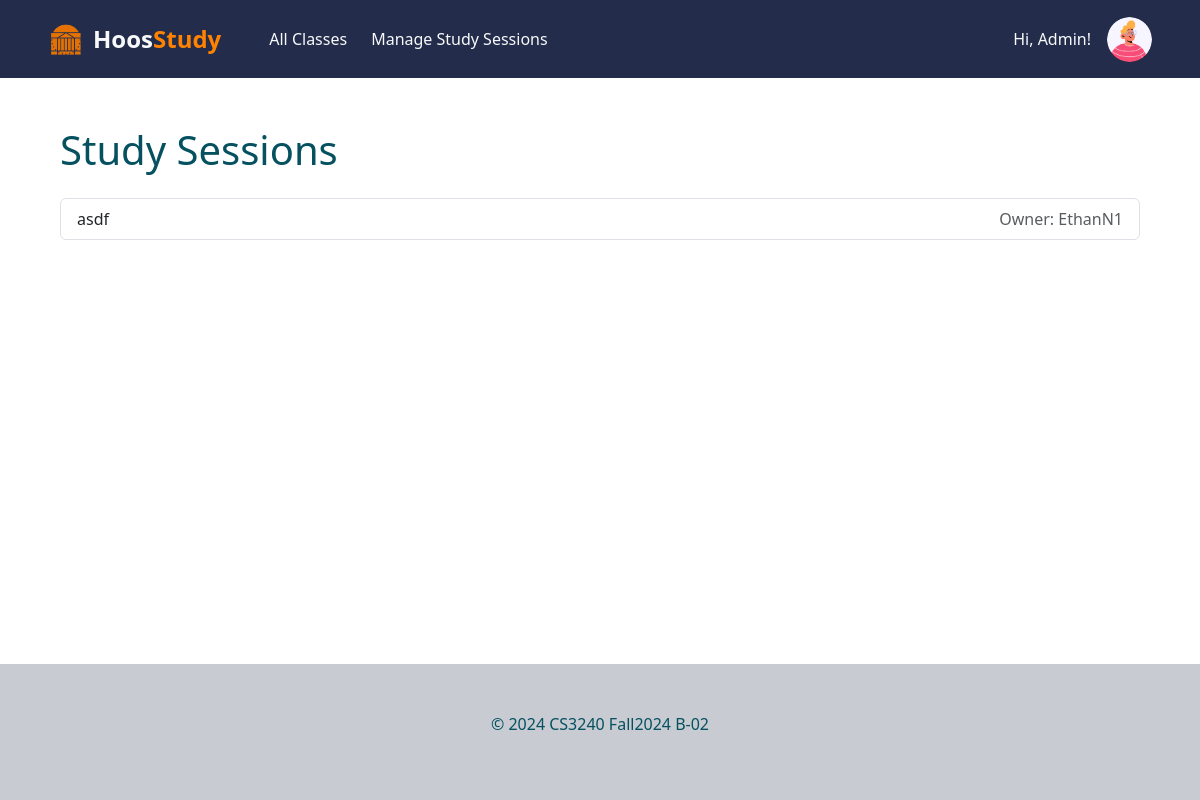
Screenshot of /all-study-session-preview/ (signed in) with the database file from the repository.
### hoos_study_app/models.py (models this page shows, shortened)
class User(AbstractUser):
    YEAR_CHOICES = [
        ('1', 'First Year'),
        ('2', 'Second Year'),
        ('3', 'Third Year'),
        ('4', 'Fourth Year'),
    ]
    is_pma_admin = models.BooleanField(default=False)
    year = models.CharField(max_length=1, choices=YEAR_CHOICES,  null=True, blank=True)
    profile_picture = models.ImageField(
        upload_to='profile_pictures/', null=True, blank=True,
        validators=[validate_file_extension, validate_file_size],
        default=random_profile_picture
    )

class StudySession(models.Model): #what we need to keep track of in the tables
    name = models.CharField('Study Session Name', max_length=200)
    course_name = models.ForeignKey(Course, on_delete=models.CASCADE)
    date = models.DateTimeField('Study Session Date')
    created_by = models.CharField(max_length=200)
    owner = models.ForeignKey(User, on_delete=models.CASCADE, related_name="owned_sessions", null=True, blank=True)
    description = models.CharField(max_length=400)
    location_name = models.CharField('Study Session Location', max_length=200)
    room_number = models.CharField(max_length=50, null=True, blank = True, default="No room number provided")
    description_of_location = models.CharField(max_length=400 )
    attendees = models.ManyToManyField(User, related_name="study_session") # now allows users to sign up for many sessions

### hoos_study_app/views.py (the view)
# urls.py: path("all-study-session-preview/", views.anon_list_study_sessions, name="all-study-sessions-preview"),
def anon_list_study_sessions(request):
    study_sessions = StudySession.objects.all()
    return render(request, 'hoos_study_app/anon_study_sessions_list.html', {'study_sessions': study_sessions})

### hoos_study_app/templates/hoos_study_app/anon_study_sessions_list.html (shortened to what this page needs)
{% extends "base.html" %}
{% block content %}
<div class="container my-4">
    <h1 class="mb-4">Study Sessions</h1>
    <ul class="list-group">
        {% for session in study_sessions %}
            <li class="list-group-item d-flex justify-content-between align-items-center">
                <span>{{ session.name }}</span>
                <span class="text-muted">Owner: {{ session.owner.username }}</span>
            </li>
        {% empty %}
            <li class="list-group-item text-muted">No study sessions available.</li>
        {% endfor %}
    </ul>
</div>
{% endblock %}

### hoos_study_app/templates/base.html (shortened to what this page needs)
<!DOCTYPE html>
<html lang="en">
<head>
    {% load static %}
    <link rel="stylesheet" href="{% static 'hoos_study_app/css/styles.css' %}">
    <link href="https://cdn.jsdelivr.net/npm/bootstrap@5.3.3/dist/css/bootstrap.min.css" rel="stylesheet"
>
    <link rel="stylesheet" href="https://cdn.jsdelivr.net/npm/bootstrap-icons@1.11.3/font/bootstrap-icons.min.css">
</head>
<body class="d-flex flex-column min-vh-100">
  <header class="navbar navbar-expand-lg py-3" style="background-color: #232D4B;">
    <nav class="container-xxl px-5">
      <div class="collapse navbar-collapse text-light" id="navbarToggler">
        <a class="navbar-brand d-flex align-items-center me-5 fw-bold text-light" href="{% url 'hoos_study_app:home' %}" style="text-decoration: none;">
            <img src="{% static 'hoos_study_app/img/rotundaIcon.png' %}"
                alt="Rotunda Icon"
                style="width: 35px; height: 35px; margin-right: 10px;">
            <span style="font-size: 1.5rem; font-weight: bold;">Hoos<span style="color: #FF8200;">Study</span></span>
        </a>
        <a class="nav-link me-4" href="{% url 'hoos_study_app:class-list' %}">
          All Classes
        </a>
        {% if user.is_pma_admin %}
        <a class="nav-link me-4" href="{% url 'hoos_study_app:pma-manage-study-sessions' %}">
          Manage Study Sessions
        </a>
        {% endif %}
      </div>
      <div class="ms-auto">
        {% if user.is_authenticated %}
        <div class="d-flex align-items-center text-light">
          <p class="me-3 mb-0">Hi, {{ user.first_name }}!</p>
          <div id="profile-picture-dropdown" class="nav-item dropdown">
            <a class="nav-link dropdown-toggle" href="#" role="button" data-bs-toggle="dropdown" aria-expanded="false">
              <img id="profile-picture"
                 class="rounded-circle"
                 src="{% if user.profile_picture %}{{ user.profile_picture.url }}{% endif %}"
                 style="width: 45px; height: 45px; object-fit: cover;">
            </a>
          </div>
        </div>
        {% else %}
          <a href="{% url 'account_login' %}" class="btn btn-light">
            <i class="bi bi-box-arrow-in-right me-1"></i>
            Log In
          </a>
        {% endif %}
      </div>
    </nav>
  </header>
  {% block main %}
  <div id="content" class="container-xxl px-5 flex-grow-1 my-4 text-info-emphasis">
    {% block content %}{% endblock %}
  </div>
  {% endblock main %}
  <div class="py-5" style="background-color: #C8CBD2;">
    <footer class="container-xxl text-center text-info-emphasis">
      <p>© 2024 CS3240 Fall2024 B-02</p>
    </footer>
  </div>
</body>

### static/hoos_study_app/css/styles.css (style rules this page uses)
#profile-picture-dropdown .nav-link.dropdown-toggle::after { display: none; }

### rows the page displays
User: first_name "Admin", profile_picture (picture)
StudySession: name "asdf", owner.username "EthanN1"
